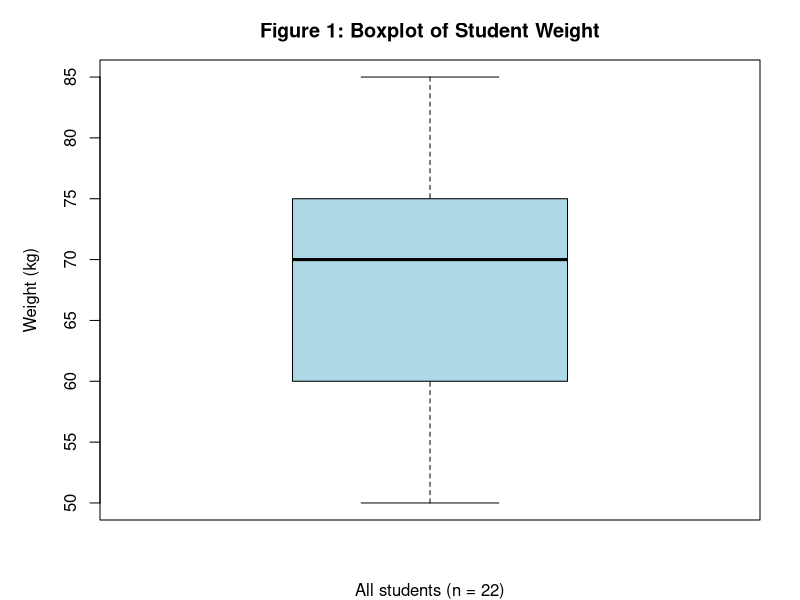
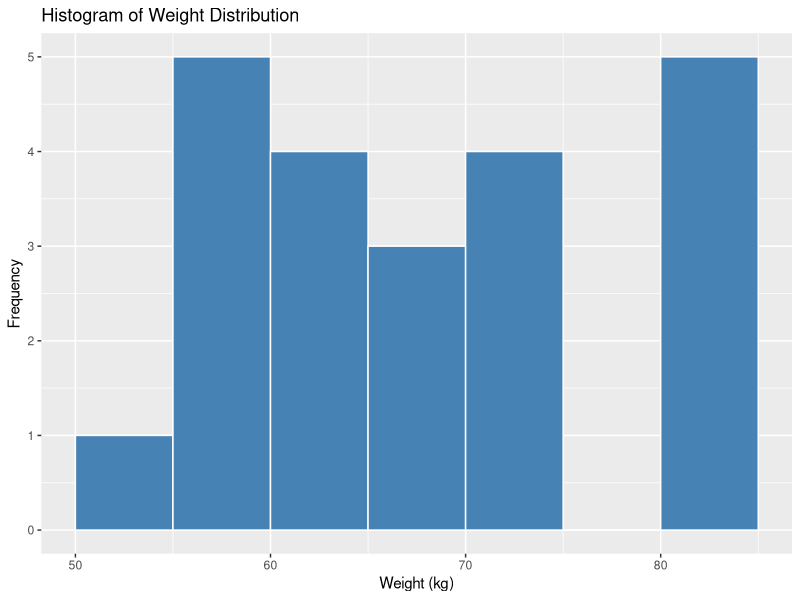
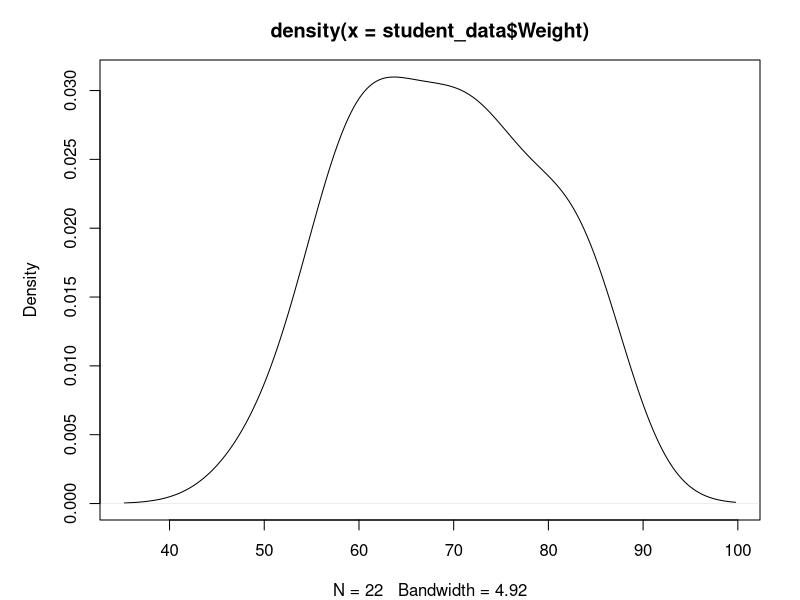
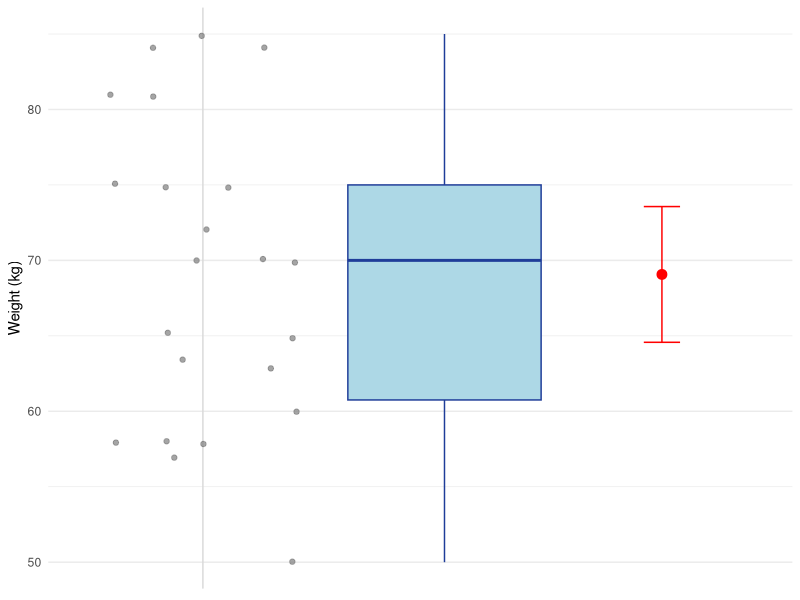
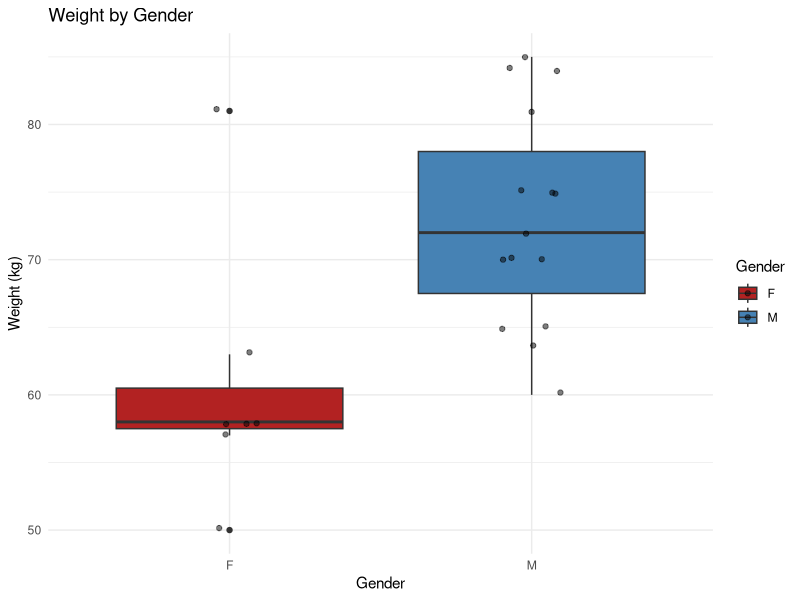
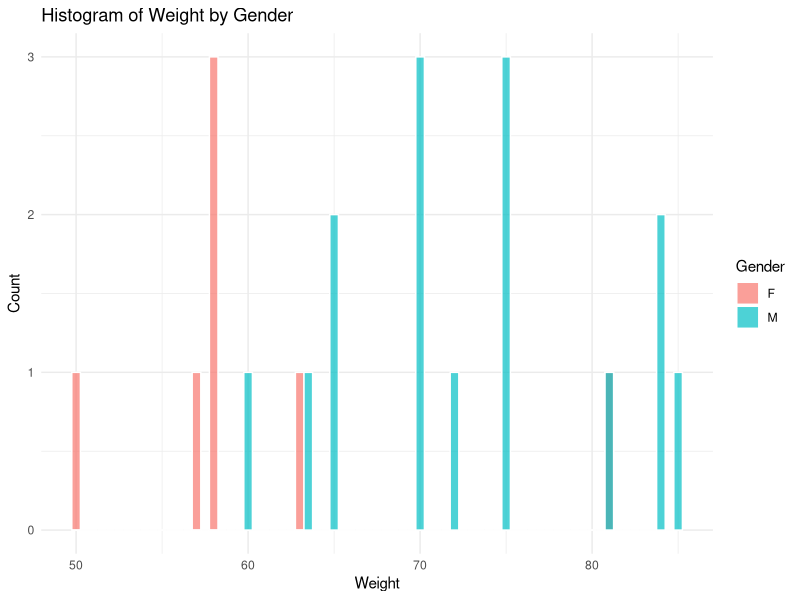

Recreate these plots in R, in order.
## ---- chunk 1
library(tidyverse)
## ---- chunk 2
library(tidyverse)
student_data <- read.csv("data/IEAP-2025 - Sheet1.csv")
student_data
## ---- chunk 3
# Read.csv() in Question 1 returned a plain base-R
# data.frame, not a tibble:
class(student_data)

# as_tibble() (tibble package) converts any existing data.frame into a
# tibble without changing its content - useful right after importing
# with base R's read.csv().
# Reference: https://tibble.tidyverse.org/reference/as_tibble.html
student_data <- as_tibble(student_data)
student_data
## ---- chunk 4
summary(student_data)
## ---- chunk 5

# Extract the Weight column from student_data and store it as a vector
weight_vector <- student_data %>% pull(Weight)

# Set the margins around the plot:
# bottom = 4, left = 5, top = 3, right = 2
par(mar = c(4, 5, 3, 2))

# Create a boxplot using the weight_vector
boxplot(weight_vector,
        
        # Set the title of the boxplot
        main   = "Figure 1: Boxplot of Student Weight",
        
        # Set the label below the x-axis
        xlab   = "All students (n = 22)",
        
        # Set the label next to the y-axis
        ylab   = "Weight (kg)",
        
        # Set the color of the box
        col    = "lightblue",
        
        # Set the minimum and maximum values shown on the y-axis
        ylim   = c(50, 85),
        
        # Set the width of the box
        boxwex = 0.9)
## ---- chunk 6

# Create a ggplot using student_data as the dataset
# and use Weight for the x-axis
ggplot(student_data, aes(x = Weight)) +
  
  # Add a histogram to show the distribution of weights
  geom_histogram(
    
    # Set the boundaries of the histogram bins:
    # from 50 to 85 kg, with intervals of 5 kg
    breaks = seq(50, 85, by = 5),
    
    # Set the color inside the bars
    fill = "steelblue",
    
    # Set the color of the borders between the bars
    color = "white"
  ) +
  
  # Add labels and title to the graph
  labs(
    
    # Set the title of the histogram
    title = "Histogram of Weight Distribution",
    
    # Set the label of the x-axis
    x = "Weight (kg)",
    
    # Set the label of the y-axis
    y = "Frequency"
  )
## ---- chunk 7
# Calculate the density of the Weight variable
# density() estimates the probability density of the weight values
density(student_data$Weight)

# Plot the estimated density curve
plot(density(student_data$Weight))
## ---- chunk 8
# Set the random seed to 42.
# This makes the random positioning of the points reproducible,
# so geom_jitter() produces the same pattern every time the code runs.
set.seed(42)

# Create a ggplot using student_data as the dataset.
# Weight is placed on the y-axis.
ggplot(student_data, aes(y = Weight)) +
  
  # Add a vertical reference line at x = 0.8.
  # color = "grey85" makes the line light grey.
  geom_vline(xintercept = 0.8, color = "grey85") +
  
  # Add individual student weight values as jittered points.
  # aes(x = 0.8) places all points around x = 0.8.
  # width = 0.4 randomly spreads the points horizontally
  # so that overlapping values can be seen.
  # color = "grey50" makes the points grey.
  # alpha = 0.7 makes the points slightly transparent.
  geom_jitter(
    aes(x = 0.8),
    width = 0.4,
    color = "grey50",
    alpha = 0.7
  ) +
  
  # Add a boxplot showing the distribution of student weights.
  # aes(x = 1.8) places the boxplot at x = 1.8.
  # fill controls the inside color of the box.
  # color controls the border color.
  # width = 0.8 makes the boxplot wider.
  # outlier.shape = NA hides the outlier points because
  # the individual student values are already shown by the jitter plot.
  geom_boxplot(
    aes(x = 1.8),
    fill = "lightblue",
    color = "#1f3d99",
    width = 0.8,
    outlier.shape = NA
  ) +
  
  # Add an error bar showing the confidence interval around the mean.
  # aes(x = 2.7) places the error bar at x = 2.7.
  # fun.data = mean_cl_normal calculates the mean and
  # the confidence limits assuming a normal distribution.
  # geom = "errorbar" displays the confidence interval as an error bar.
  # color = "red" makes it red.
  # width = 0.15 controls the width of the horizontal ends.
  stat_summary(
    aes(x = 2.7),
    fun.data = mean_cl_normal,
    geom = "errorbar",
    color = "red",
    width = 0.15
  ) +
  
  # Add a red point showing the mean weight.
  # aes(x = 2.7) places the point at x = 2.7.
  # fun.data = mean_cl_normal calculates the mean.
  # geom = "point" displays the mean as a point.
  # size = 3 controls the size of the point.
  stat_summary(
    aes(x = 2.7),
    fun.data = mean_cl_normal,
    geom = "point",
    color = "red",
    size = 3
  ) +
  
  # Set the visible range of the x-axis from 0.3 to 3.1.
  # This gives enough space for the three elements:
  # jittered points, boxplot, and mean/confidence interval.
  scale_x_continuous(limits = c(0.3, 3.1)) +
  
  # Set the axis labels.
  # x = NULL removes the x-axis label.
  # y = "Weight (kg)" labels the y-axis.
  labs(
    x = NULL,
    y = "Weight (kg)"
  ) +
  
  # Apply a clean, minimal visual theme.
  theme_minimal() +
  
  # Customize the appearance of the plot.
  theme(
    
    # Remove the x-axis category labels.
    axis.text.x = element_blank(),
    
    # Remove the small tick marks on the x-axis.
    axis.ticks.x = element_blank(),
    
    # Remove the major vertical grid lines.
    panel.grid.major.x = element_blank(),
    
    # Remove the minor vertical grid lines.
    panel.grid.minor.x = element_blank()
  )
## ---- chunk 9
ggplot(student_data, aes(x = Gender, y = Weight, fill = Gender)) +
  geom_boxplot() +
  geom_jitter(width = 0.1, alpha = 0.5) +
  scale_fill_manual(values = c("M" = "steelblue", "F" = "firebrick")) +
  labs(
    title = "Weight by Gender",
    x = "Gender",
    y = "Weight (kg)"
  ) +
  theme_minimal()
## ---- chunk 10
ggplot(student_data, aes(x = Weight, fill = Gender)) +
  # binwidth reduced from 5 to 0.5 - narrower bins produce the thin,
  # spike-like bars seen in the target (closer to one bar per distinct
  # weight value, rather than grouping several kg together)
  geom_histogram(binwidth = 0.5, color = "white", alpha = 0.7,
                 position = "identity") +
  # scale_fill_manual() removed entirely - the target uses ggplot2's
  # own DEFAULT two-color palette (a coral/salmon red + a teal),
  # which is exactly what you get automatically when you map a factor
  # to fill and don't override the colors yourself
  labs(
    title = "Histogram of Weight by Gender",
    x = "Weight",
    y = "Count",
    fill = "Gender"
  ) +
  theme_minimal()
## ---- chunk 11
library(rstatix)
install.packages('coin')
# The Mann-Whitney U / Wilcoxon rank-sum test itself
wilcox_result <- wilcox.test(Weight ~ Gender, data = student_data)
wilcox_result

# Effect size r (rank-biserial correlation derived from the Z statistic)
# Reference: https://rpkgs.datanovia.com/rstatix/reference/wilcox_effsize.html
student_data %>%
  wilcox_effsize(Weight ~ Gender)
